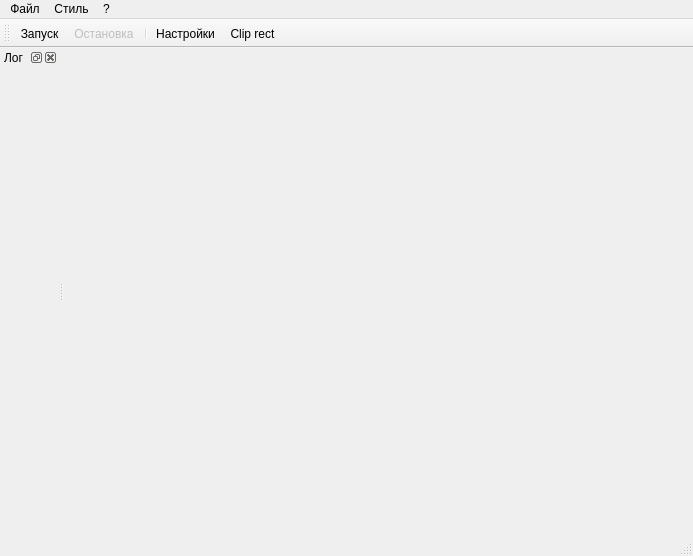
<?xml version="1.0" encoding="UTF-8"?>
<ui version="4.0">
 <class>MainWindow</class>
 <widget class="QMainWindow" name="MainWindow">
  <property name="geometry">
   <rect>
    <x>0</x>
    <y>0</y>
    <width>693</width>
    <height>556</height>
   </rect>
  </property>
  <property name="windowTitle">
   <string>ScreenCaster</string>
  </property>
  <widget class="QWidget" name="centralWidget">
   <layout class="QVBoxLayout" name="verticalLayout">
    <property name="spacing">
     <number>0</number>
    </property>
    <property name="leftMargin">
     <number>0</number>
    </property>
    <property name="topMargin">
     <number>0</number>
    </property>
    <property name="rightMargin">
     <number>0</number>
    </property>
    <property name="bottomMargin">
     <number>0</number>
    </property>
   </layout>
  </widget>
  <widget class="QMenuBar" name="menuBar">
   <property name="geometry">
    <rect>
     <x>0</x>
     <y>0</y>
     <width>693</width>
     <height>21</height>
    </rect>
   </property>
   <widget class="QMenu" name="menu">
    <property name="title">
     <string>Файл</string>
    </property>
    <addaction name="actionSettings"/>
    <addaction name="actionExit"/>
   </widget>
   <widget class="QMenu" name="menuStyle">
    <property name="title">
     <string>Стиль</string>
    </property>
   </widget>
   <widget class="QMenu" name="menuAbout">
    <property name="title">
     <string>?</string>
    </property>
    <addaction name="actionAboutProgramm"/>
    <addaction name="actionAboutProcess"/>
   </widget>
   <addaction name="menu"/>
   <addaction name="menuStyle"/>
   <addaction name="menuAbout"/>
  </widget>
  <widget class="QToolBar" name="mainToolBar">
   <property name="iconSize">
    <size>
     <width>38</width>
     <height>38</height>
    </size>
   </property>
   <attribute name="toolBarArea">
    <enum>TopToolBarArea</enum>
   </attribute>
   <attribute name="toolBarBreak">
    <bool>false</bool>
   </attribute>
   <addaction name="actionStartServer"/>
   <addaction name="actionStopServer"/>
   <addaction name="separator"/>
   <addaction name="actionSettings"/>
   <addaction name="actionClipRectangle"/>
  </widget>
  <widget class="QStatusBar" name="statusBar"/>
  <widget class="QDockWidget" name="dockWidget">
   <property name="windowTitle">
    <string>Лог</string>
   </property>
   <attribute name="dockWidgetArea">
    <number>1</number>
   </attribute>
   <widget class="QWidget" name="dockWidgetContents">
    <layout class="QVBoxLayout" name="verticalLayout_2">
     <property name="spacing">
      <number>0</number>
     </property>
     <property name="leftMargin">
      <number>0</number>
     </property>
     <property name="topMargin">
      <number>0</number>
     </property>
     <property name="rightMargin">
      <number>0</number>
     </property>
     <property name="bottomMargin">
      <number>0</number>
     </property>
     <item>
      <widget class="LogWindow" name="logWindow"/>
     </item>
    </layout>
   </widget>
  </widget>
  <action name="actionExit">
   <property name="text">
    <string>Выход</string>
   </property>
  </action>
  <action name="actionSettings">
   <property name="icon">
    <iconset resource="images.qrc">
     <normaloff>:/images/configure.png</normaloff>:/images/configure.png</iconset>
   </property>
   <property name="text">
    <string>Настройки</string>
   </property>
  </action>
  <action name="actionStartServer">
   <property name="icon">
    <iconset resource="images.qrc">
     <normaloff>:/images/play.png</normaloff>:/images/play.png</iconset>
   </property>
   <property name="text">
    <string>Запуск</string>
   </property>
   <property name="toolTip">
    <string>Запуск</string>
   </property>
  </action>
  <action name="actionStopServer">
   <property name="enabled">
    <bool>false</bool>
   </property>
   <property name="icon">
    <iconset resource="images.qrc">
     <normaloff>:/images/stop.png</normaloff>:/images/stop.png</iconset>
   </property>
   <property name="text">
    <string>Остановка</string>
   </property>
   <property name="toolTip">
    <string>Остановка</string>
   </property>
  </action>
  <action name="actionClipRectangle">
   <property name="icon">
    <iconset resource="images.qrc">
     <normaloff>:/images/Zoom_window (1).png</normaloff>:/images/Zoom_window (1).png</iconset>
   </property>
   <property name="text">
    <string>Clip rect</string>
   </property>
  </action>
  <action name="actionAboutProgramm">
   <property name="text">
    <string>О программе</string>
   </property>
  </action>
  <action name="actionAboutProcess">
   <property name="text">
    <string>О Процессе</string>
   </property>
   <property name="toolTip">
    <string>О процессе</string>
   </property>
  </action>
 </widget>
 <layoutdefault spacing="6" margin="11"/>
 <customwidgets>
  <customwidget>
   <class>LogWindow</class>
   <extends>QWidget</extends>
   <header>CustomWidgets/logwindow/logwindow.h</header>
  </customwidget>
 </customwidgets>
 <resources>
  <include location="images.qrc"/>
 </resources>
 <connections/>
</ui>
